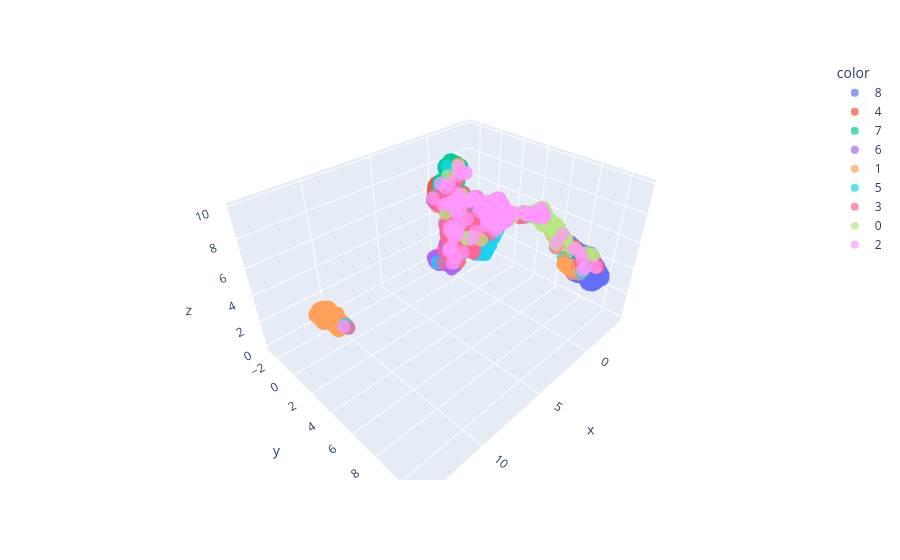

Write notebook code for a chart like this one.
### Code cell
test_cifar9_features_u = umap.transform(test_cifar9_features)
plot_embedding_3d(test_cifar9_features_u, test_cifar9_gt_preds)

### Figure 1 — Plotly figure (JSON) as saved in the notebook; plotly's stock layout.template omitted (floating-point values rounded to 4 significant figures; data arrays with more than 128 entries replaced by an {"elided": "..."} marker saying what was removed)
{"data": [{"hovertemplate": "color=8<br>x=%{x}<br>y=%{y}<br>z=%{z}<extra></extra>", "legendgroup": "8", "marker": {"color": "#636efa", "opacity": 0.7, "symbol": "circle"}, "mode": "markers", "name": "8", "scene": "scene", "showlegend": true, "type": "scatter3d", "x": {"elided": "267 float values"}, "y": {"elided": "267 float values"}, "z": {"elided": "267 float values"}}, {"hovertemplate": "color=4<br>x=%{x}<br>y=%{y}<br>z=%{z}<extra></extra>", "legendgroup": "4", "marker": {"color": "#EF553B", "opacity": 0.7, "symbol": "circle"}, "mode": "markers", "name": "4", "scene": "scene", "showlegend": true, "type": "scatter3d", "x": {"elided": "273 float values"}, "y": {"elided": "273 float values"}, "z": {"elided": "273 float values"}}, {"hovertemplate": "color=7<br>x=%{x}<br>y=%{y}<br>z=%{z}<extra></extra>", "legendgroup": "7", "marker": {"color": "#00cc96", "opacity": 0.7, "symbol": "circle"}, "mode": "markers", "name": "7", "scene": "scene", "showlegend": true, "type": "scatter3d", "x": {"elided": "242 float values"}, "y": {"elided": "242 float values"}, "z": {"elided": "242 float values"}}, {"hovertemplate": "color=6<br>x=%{x}<br>y=%{y}<br>z=%{z}<extra></extra>", "legendgroup": "6", "marker": {"color": "#ab63fa", "opacity": 0.7, "symbol": "circle"}, "mode": "markers", "name": "6", "scene": "scene", "showlegend": true, "type": "scatter3d", "x": {"elided": "243 float values"}, "y": {"elided": "243 float values"}, "z": {"elided": "243 float values"}}, {"hovertemplate": "color=1<br>x=%{x}<br>y=%{y}<br>z=%{z}<extra></extra>", "legendgroup": "1", "marker": {"color": "#FFA15A", "opacity": 0.7, "symbol": "circle"}, "mode": "markers", "name": "1", "scene": "scene", "showlegend": true, "type": "scatter3d", "x": {"elided": "237 float values"}, "y": {"elided": "237 float values"}, "z": {"elided": "237 float values"}}, {"hovertemplate": "color=5<br>x=%{x}<br>y=%{y}<br>z=%{z}<extra></extra>", "legendgroup": "5", "marker": {"color": "#19d3f3", "opacity": 0.7, "symbol": "circle"}, "mode": "markers", "name": "5", "scene": "scene", "showlegend": true, "type": "scatter3d", "x": {"elided": "248 float values"}, "y": {"elided": "248 float values"}, "z": {"elided": "248 float values"}}, {"hovertemplate": "color=3<br>x=%{x}<br>y=%{y}<br>z=%{z}<extra></extra>", "legendgroup": "3", "marker": {"color": "#FF6692", "opacity": 0.7, "symbol": "circle"}, "mode": "markers", "name": "3", "scene": "scene", "showlegend": true, "type": "scatter3d", "x": {"elided": "257 float values"}, "y": {"elided": "257 float values"}, "z": {"elided": "257 float values"}}, {"hovertemplate": "color=0<br>x=%{x}<br>y=%{y}<br>z=%{z}<extra></extra>", "legendgroup": "0", "marker": {"color": "#B6E880", "opacity": 0.7, "symbol": "circle"}, "mode": "markers", "name": "0", "scene": "scene", "showlegend": true, "type": "scatter3d", "x": {"elided": "234 float values"}, "y": {"elided": "234 float values"}, "z": {"elided": "234 float values"}}, {"hovertemplate": "color=2<br>x=%{x}<br>y=%{y}<br>z=%{z}<extra></extra>", "legendgroup": "2", "marker": {"color": "#FF97FF", "opacity": 0.7, "symbol": "circle"}, "mode": "markers", "name": "2", "scene": "scene", "showlegend": true, "type": "scatter3d", "x": {"elided": "249 float values"}, "y": {"elided": "249 float values"}, "z": {"elided": "249 float values"}}], "layout": {"legend": {"title": {"text": "color"}, "tracegroupgap": 0}, "margin": {"t": 60}, "scene": {"domain": {"x": [0, 1], "y": [0, 1]}, "xaxis": {"title": {"text": "x"}}, "yaxis": {"title": {"text": "y"}}, "zaxis": {"title": {"text": "z"}}}}}
